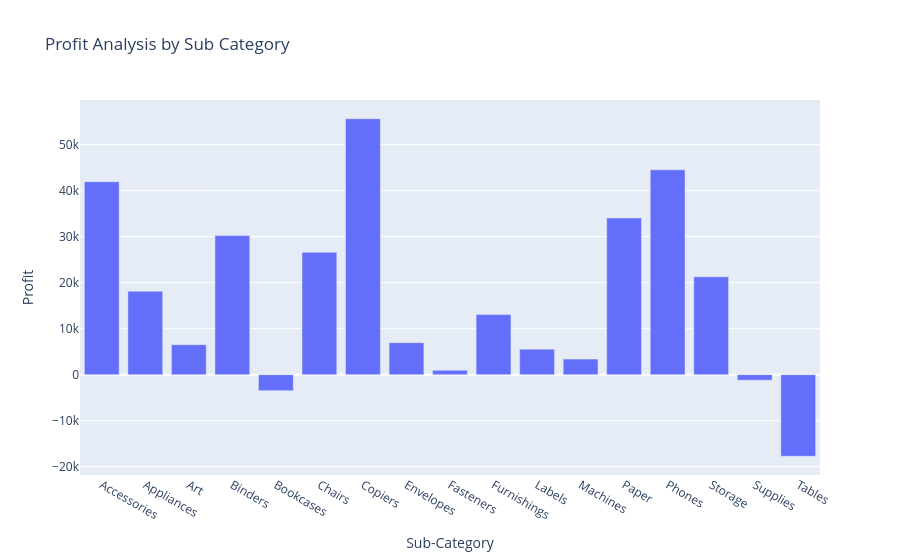

Source (notebook cell):
### Code cell
fig = px.bar(profit_by_subcategory,x='Sub-Category',
            y='Profit',
            title="Profit Analysis by Sub Category")

fig.show()

### Figure 1 — Plotly figure (JSON) as saved in the notebook; plotly's stock layout.template omitted (floating-point values rounded to 4 significant figures)
{"data": [{"hovertemplate": "Sub-Category=%{x}<br>Profit=%{y}<extra></extra>", "legendgroup": "", "marker": {"color": "#636efa", "pattern": {"shape": ""}}, "name": "", "orientation": "v", "showlegend": false, "textposition": "auto", "type": "bar", "x": ["Accessories", "Appliances", "Art", "Binders", "Bookcases", "Chairs", "Copiers", "Envelopes", "Fasteners", "Furnishings", "Labels", "Machines", "Paper", "Phones", "Storage", "Supplies", "Tables"], "xaxis": "x", "y": [41940.0, 18140.0, 6528.0, 30220.0, -3473.0, 26590.0, 55620.0, 6964.0, 949.5, 13060.0, 5546.0, 3385.0, 34050.0, 44520.0, 21280.0, -1189.0, -17730.0], "yaxis": "y"}], "layout": {"barmode": "relative", "legend": {"tracegroupgap": 0}, "title": {"text": "Profit Analysis by Sub Category"}, "xaxis": {"anchor": "y", "domain": [0, 1], "title": {"text": "Sub-Category"}}, "yaxis": {"anchor": "x", "domain": [0, 1], "title": {"text": "Profit"}}}}
